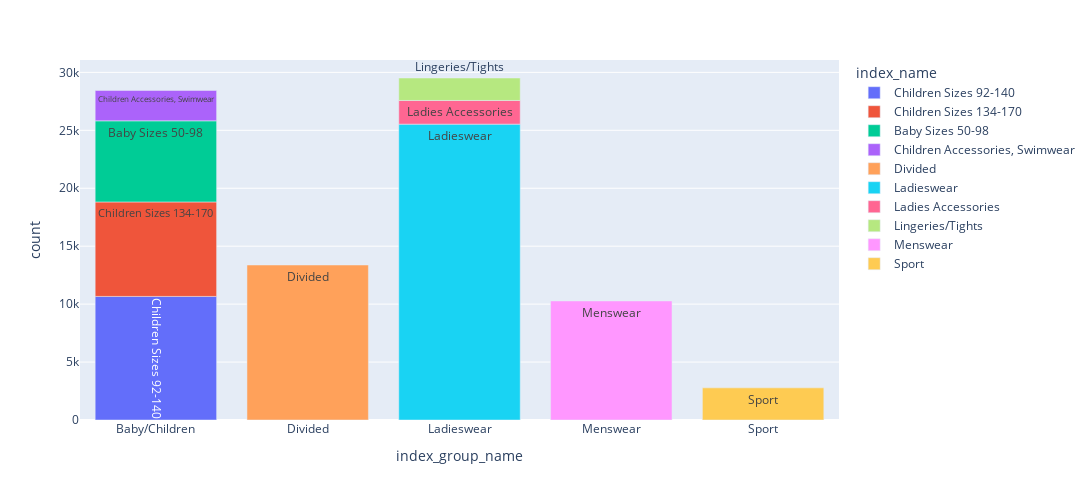

Notebook code for this chart:
### Code cell
vis_df = pd.DataFrame(selected_articles[['index_group_name', 'index_name']].value_counts()).reset_index().sort_values(by = 'index_group_name')
fig = px.bar(vis_df,x = 'index_group_name', color="index_name",y= 'count',  text = 'index_name',width=1100, height=500)

fig.show()

### Figure 1 — Plotly figure (JSON) as saved in the notebook; plotly's stock layout.template omitted (floating-point values rounded to 4 significant figures)
{"data": [{"alignmentgroup": "True", "hovertemplate": "index_name=%{text}<br>index_group_name=%{x}<br>count=%{y}<extra></extra>", "legendgroup": "Children Sizes 92-140", "marker": {"color": "#636efa", "pattern": {"shape": ""}}, "name": "Children Sizes 92-140", "offsetgroup": "Children Sizes 92-140", "orientation": "v", "showlegend": true, "text": ["Children Sizes 92-140"], "textposition": "auto", "type": "bar", "x": ["Baby/Children"], "xaxis": "x", "y": [10666], "yaxis": "y"}, {"alignmentgroup": "True", "hovertemplate": "index_name=%{text}<br>index_group_name=%{x}<br>count=%{y}<extra></extra>", "legendgroup": "Children Sizes 134-170", "marker": {"color": "#EF553B", "pattern": {"shape": ""}}, "name": "Children Sizes 134-170", "offsetgroup": "Children Sizes 134-170", "orientation": "v", "showlegend": true, "text": ["Children Sizes 134-170"], "textposition": "auto", "type": "bar", "x": ["Baby/Children"], "xaxis": "x", "y": [8152], "yaxis": "y"}, {"alignmentgroup": "True", "hovertemplate": "index_name=%{text}<br>index_group_name=%{x}<br>count=%{y}<extra></extra>", "legendgroup": "Baby Sizes 50-98", "marker": {"color": "#00cc96", "pattern": {"shape": ""}}, "name": "Baby Sizes 50-98", "offsetgroup": "Baby Sizes 50-98", "orientation": "v", "showlegend": true, "text": ["Baby Sizes 50-98"], "textposition": "auto", "type": "bar", "x": ["Baby/Children"], "xaxis": "x", "y": [6999], "yaxis": "y"}, {"alignmentgroup": "True", "hovertemplate": "index_name=%{text}<br>index_group_name=%{x}<br>count=%{y}<extra></extra>", "legendgroup": "Children Accessories, Swimwear", "marker": {"color": "#ab63fa", "pattern": {"shape": ""}}, "name": "Children Accessories, Swimwear", "offsetgroup": "Children Accessories, Swimwear", "orientation": "v", "showlegend": true, "text": ["Children Accessories, Swimwear"], "textposition": "auto", "type": "bar", "x": ["Baby/Children"], "xaxis": "x", "y": [2621], "yaxis": "y"}, {"alignmentgroup": "True", "hovertemplate": "index_name=%{text}<br>index_group_name=%{x}<br>count=%{y}<extra></extra>", "legendgroup": "Divided", "marker": {"color": "#FFA15A", "pattern": {"shape": ""}}, "name": "Divided", "offsetgroup": "Divided", "orientation": "v", "showlegend": true, "text": ["Divided"], "textposition": "auto", "type": "bar", "x": ["Divided"], "xaxis": "x", "y": [13376], "yaxis": "y"}, {"alignmentgroup": "True", "hovertemplate": "index_name=%{text}<br>index_group_name=%{x}<br>count=%{y}<extra></extra>", "legendgroup": "Ladieswear", "marker": {"color": "#19d3f3", "pattern": {"shape": ""}}, "name": "Ladieswear", "offsetgroup": "Ladieswear", "orientation": "v", "showlegend": true, "text": ["Ladieswear"], "textposition": "auto", "type": "bar", "x": ["Ladieswear"], "xaxis": "x", "y": [25532], "yaxis": "y"}, {"alignmentgroup": "True", "hovertemplate": "index_name=%{text}<br>index_group_name=%{x}<br>count=%{y}<extra></extra>", "legendgroup": "Ladies Accessories", "marker": {"color": "#FF6692", "pattern": {"shape": ""}}, "name": "Ladies Accessories", "offsetgroup": "Ladies Accessories", "orientation": "v", "showlegend": true, "text": ["Ladies Accessories"], "textposition": "auto", "type": "bar", "x": ["Ladieswear"], "xaxis": "x", "y": [2044], "yaxis": "y"}, {"alignmentgroup": "True", "hovertemplate": "index_name=%{text}<br>index_group_name=%{x}<br>count=%{y}<extra></extra>", "legendgroup": "Lingeries/Tights", "marker": {"color": "#B6E880", "pattern": {"shape": ""}}, "name": "Lingeries/Tights", "offsetgroup": "Lingeries/Tights", "orientation": "v", "showlegend": true, "text": ["Lingeries/Tights"], "textposition": "auto", "type": "bar", "x": ["Ladieswear"], "xaxis": "x", "y": [1938], "yaxis": "y"}, {"alignmentgroup": "True", "hovertemplate": "index_name=%{text}<br>index_group_name=%{x}<br>count=%{y}<extra></extra>", "legendgroup": "Menswear", "marker": {"color": "#FF97FF", "pattern": {"shape": ""}}, "name": "Menswear", "offsetgroup": "Menswear", "orientation": "v", "showlegend": true, "text": ["Menswear"], "textposition": "auto", "type": "bar", "x": ["Menswear"], "xaxis": "x", "y": [10275], "yaxis": "y"}, {"alignmentgroup": "True", "hovertemplate": "index_name=%{text}<br>index_group_name=%{x}<br>count=%{y}<extra></extra>", "legendgroup": "Sport", "marker": {"color": "#FECB52", "pattern": {"shape": ""}}, "name": "Sport", "offsetgroup": "Sport", "orientation": "v", "showlegend": true, "text": ["Sport"], "textposition": "auto", "type": "bar", "x": ["Sport"], "xaxis": "x", "y": [2773], "yaxis": "y"}], "layout": {"barmode": "relative", "height": 500, "legend": {"title": {"text": "index_name"}, "tracegroupgap": 0}, "margin": {"t": 60}, "width": 1100, "xaxis": {"anchor": "y", "autorange": true, "domain": [0, 1], "range": [-0.5, 4.5], "title": {"text": "index_group_name"}, "type": "category"}, "yaxis": {"anchor": "x", "autorange": true, "domain": [0, 1], "range": [0, 31070.0], "title": {"text": "count"}, "type": "linear"}}}
